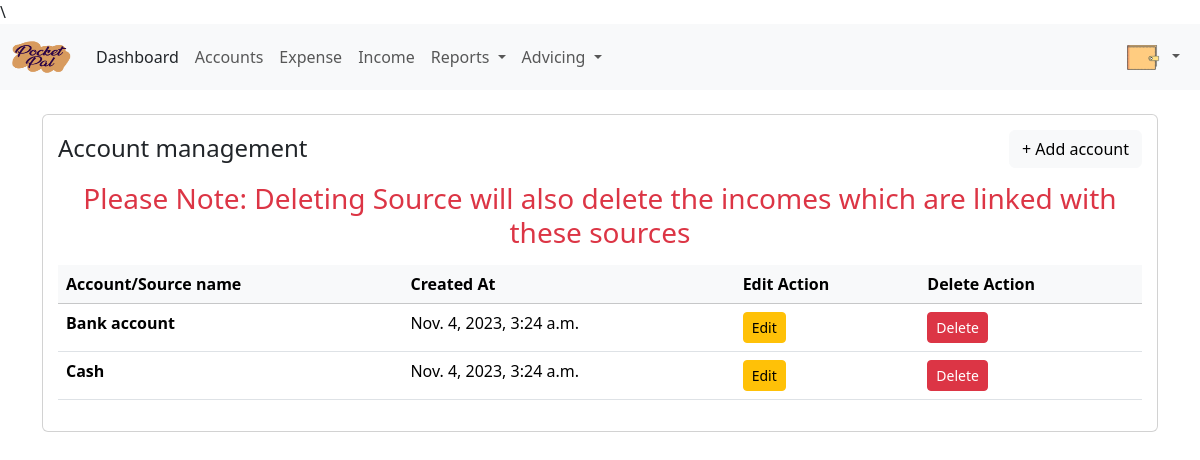
Before: /income/add-source/ (signed in) with the older database file.
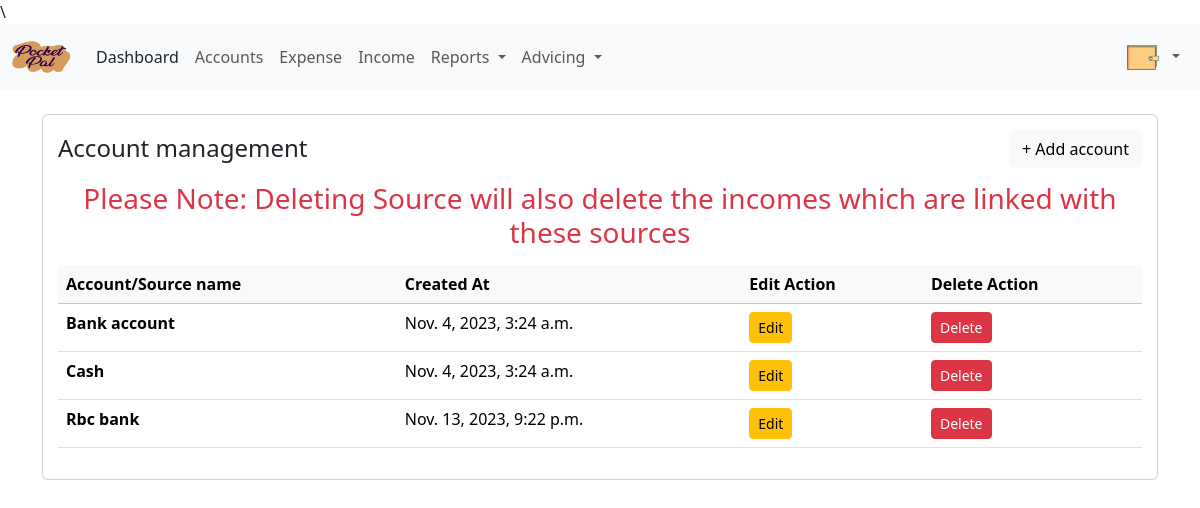
After: the same page with the newer database file.
### Income/models.py (models this page shows, shortened)
class Source(models.Model):
	user = models.ForeignKey(to = User,on_delete=models.CASCADE)
	source = models.CharField(max_length = 256)
	created_at = models.DateTimeField(default=localtime)
	class Meta:
		verbose_name_plural = 'Income Sources'

### Income/views.py (the view, shortened to what this page needs)
# urls.py: path('add-source/',views.add_income_source,name="add_income_source"),
@login_required(login_url='login')
def add_income_source(request):
    sources = Source.objects.filter(user=request.user)
    context = {
        'sources' : sources,
        'values':request.POST,
        'create':True
    }
    if request.method == 'GET':
        return render(request,'income/income_source_import.html',context)

### templates/income/income_source_import.html (shortened to what this page needs)
{% load static %}
<!DOCTYPE html>
<html lang="en">
<head>
  <link href="https://cdn.jsdelivr.net/npm/bootstrap@5.3.2/dist/css/bootstrap.min.css" rel="stylesheet"
>
</head>
<body>
  {% include "partials/_sideNav2.html" %}
  <section class="text-center text-lg-start">
    <div class="container py-4">
      <div class="row g-0 align-items-center">
        <div class="card cascading-right"
          style="padding: 15px; background: hsla(0, 0%, 100%, 0.55); backdrop-filter: blur(30px);">
          <div class="row">
            <div class="col-9">
              <p class="fs-4 text-start">Account management</p>
            </div>
            {% if create %}
            <div class="col-3">
              <div class="d-flex justify-content-end">
                <button type="button" class="btn btn-clear" data-bs-toggle="modal" data-bs-target="#exampleModal"
                  data-bs-whatever="@mdo">+ Add account</button>
              </div>
            </div>
            {% endif %}
          </div>
          {% if create %}
          <div class="col-12">
            <h6 class="h3 mb-3 text-center text-danger">Please Note: Deleting Source will also delete the incomes which
              are linked with these sources</h6>
            {% if sources %}
            <div class="table-responsive">
              <table class="table">
                <thead>
                  <tr class="table-light">
                    <th scope="col">Account/Source name</th>
                    <th scope="col">Created At</th>
                    <th scope="col">Edit Action</th>
                    <th scope="col">Delete Action</th>
                  </tr>
                </thead>
                <tbody>
                  {% for source in sources %}
                  <tr>
                    <th scope="row">{{source.source}}</th>
                    <td>{{source.created_at}}</td>
                    <td><a href="{% url 'edit_income_source' source.id %}" class="btn btn-warning btn-sm">Edit</a></td>
                    <td><a href="{% url 'delete_income_source' source.id %}" class="btn btn-danger btn-sm">Delete</a>
                    </td>
                  </tr>
                  {% endfor %}
                </tbody>
              </table>
            </div>
            {% else %}
            <div class="text-center text-danger mt-4">No Sources. Please Add Sources</div>
            {% endif %}
          </div>
          {% endif %}
        </div>
      </div>
    </div>
  </section>
</body>
</html>

Changed rows visible on the page:
added Source: source "Rbc bank", created_at "Nov. 13, 2023, 9:22 p.m."
